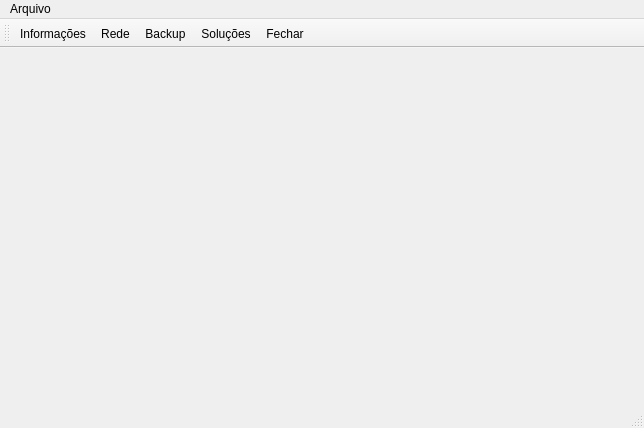
<?xml version="1.0" encoding="UTF-8"?>
<ui version="4.0">
 <class>Janela</class>
 <widget class="QMainWindow" name="Janela">
  <property name="geometry">
   <rect>
    <x>0</x>
    <y>0</y>
    <width>644</width>
    <height>428</height>
   </rect>
  </property>
  <property name="windowTitle">
   <string>PkTools</string>
  </property>
  <widget class="QWidget" name="centralwidget">
   <widget class="QWidget" name="verticalLayoutWidget">
    <property name="geometry">
     <rect>
      <x>10</x>
      <y>10</y>
      <width>621</width>
      <height>331</height>
     </rect>
    </property>
    <layout class="QVBoxLayout" name="layoutMiolo"/>
   </widget>
  </widget>
  <widget class="QMenuBar" name="menubar">
   <property name="geometry">
    <rect>
     <x>0</x>
     <y>0</y>
     <width>644</width>
     <height>22</height>
    </rect>
   </property>
   <widget class="QMenu" name="menuArquivo">
    <property name="title">
     <string>Arquivo</string>
    </property>
    <addaction name="actionInformacoes"/>
    <addaction name="actionRede"/>
    <addaction name="actionBackup"/>
    <addaction name="actionSolucoes"/>
    <addaction name="actionFechar"/>
   </widget>
   <addaction name="menuArquivo"/>
  </widget>
  <widget class="QStatusBar" name="statusbar"/>
  <widget class="QToolBar" name="toolBar">
   <property name="windowTitle">
    <string>toolBar</string>
   </property>
   <attribute name="toolBarArea">
    <enum>TopToolBarArea</enum>
   </attribute>
   <attribute name="toolBarBreak">
    <bool>false</bool>
   </attribute>
   <addaction name="actionInformacoes"/>
   <addaction name="actionRede"/>
   <addaction name="actionBackup"/>
   <addaction name="actionSolucoes"/>
   <addaction name="actionFechar"/>
  </widget>
  <action name="actionInformacoes">
   <property name="text">
    <string>Informações</string>
   </property>
   <property name="shortcut">
    <string>Ctrl+I</string>
   </property>
  </action>
  <action name="actionRede">
   <property name="text">
    <string>Rede</string>
   </property>
   <property name="shortcut">
    <string>Ctrl+R</string>
   </property>
  </action>
  <action name="actionBackup">
   <property name="text">
    <string>Backup</string>
   </property>
   <property name="shortcut">
    <string>Ctrl+B</string>
   </property>
  </action>
  <action name="actionSolucoes">
   <property name="text">
    <string>Soluções</string>
   </property>
   <property name="shortcut">
    <string>Ctrl+S</string>
   </property>
  </action>
  <action name="actionFechar">
   <property name="text">
    <string>Fechar</string>
   </property>
  </action>
 </widget>
 <resources/>
 <connections/>
</ui>
